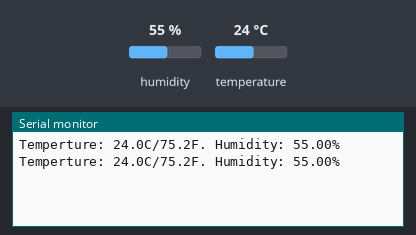
This sketch was run on a simulated Arduino Uno, built with avr-gcc and run on an emulated ATmega328P. Parts: the last lines printed to the serial monitor. The inputs (shaded band) are chosen by the test bench; at power-on: humidity 55 %, temperature 24 °C.

Above: at 6.8 s.
6.9 s: humidity set to 22 %
At 10.4 s:
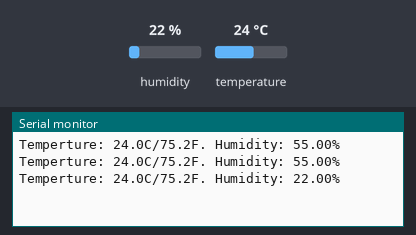
12.3 s: temperature set to 12 °C
At 15.1 s:
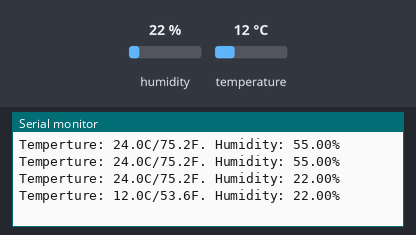
17.7 s: humidity set to 40 %
At 18.5 s:
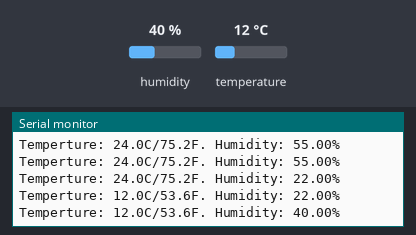
Timing chart, 0 to 20.7 s (numbered marks = the images above; inputs shaded):
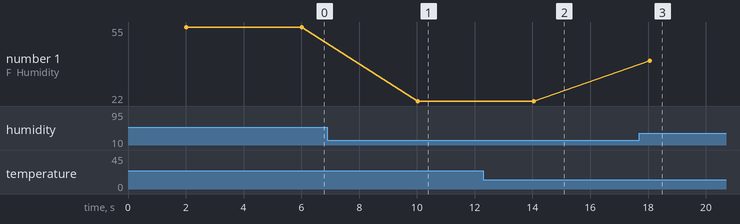

The sketch:

D10_Show_Temp_and_Hum.ino
```cpp
#define DHT22_Pin 15
#include "DHTesp.h"
DHTesp dht;
void setup() {
  Serial.begin(115200);
  Serial.println();
  dht.setup(DHT22_Pin, DHTesp::DHT22); // Connect DHT sensor to GPIO 15
}
void loop() {
  delay(dht.getMinimumSamplingPeriod());
  float humidity = dht.getHumidity();
  float temperature = dht.getTemperature();
  float tempF = (temperature * 9 / 5) + 32;
  Serial.print("Temperture: ");
  Serial.print(temperature, 1);
  Serial.print("C/");
  Serial.print(tempF, 1);
  Serial.print("F. Humidity: ");
  Serial.print(humidity);
  Serial.println("%");
  delay(2000);
}
```

Measured:
- after the input at 6.9 s, the serial monitor: prints a new line after 3.1 s (image 1)
- after the input at 12.3 s, the serial monitor: prints a new line after 1.7 s (image 2)
- after the input at 17.7 s, the serial monitor: prints a new line after 0.36 s (image 3)
- plotted number 1: 55 → 22 after the input at 6.9 s, 22 → 40 after the input at 17.7 s
